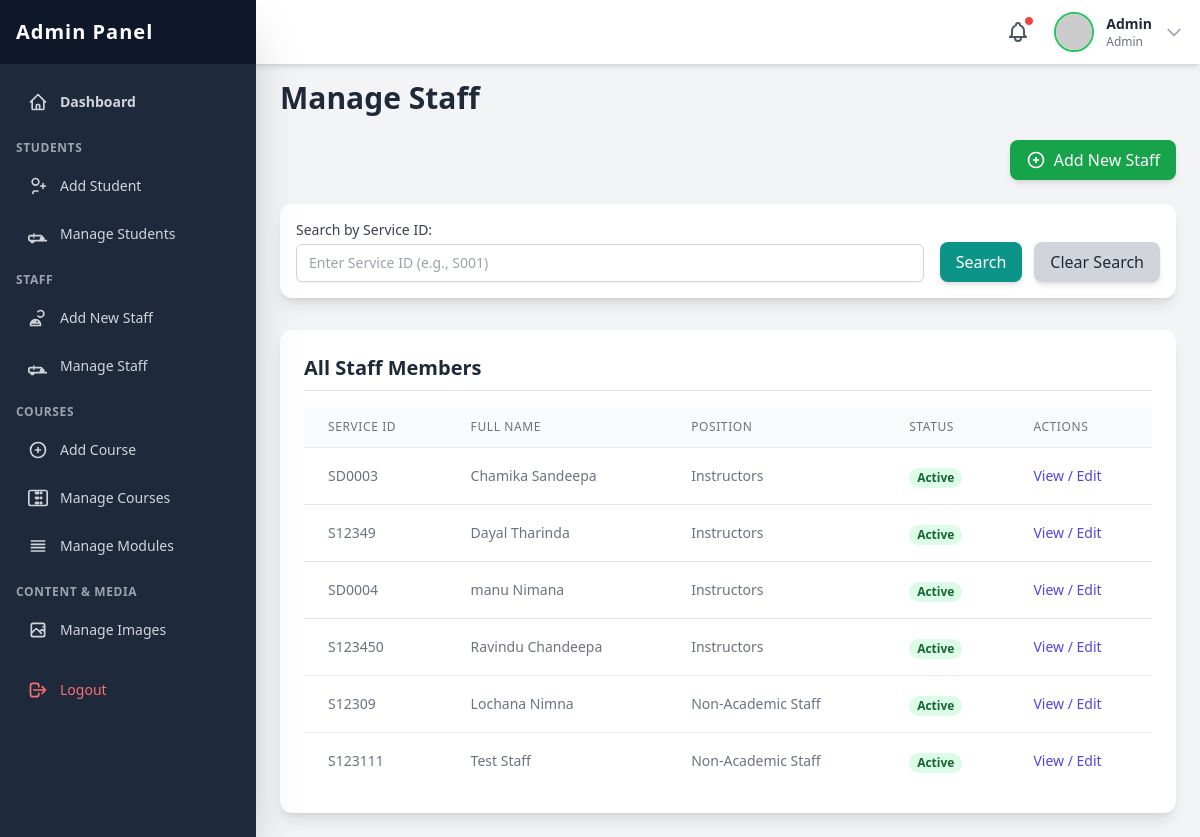
Page /admin/pages/manage_staff.php (signed in) on the earlier database version.
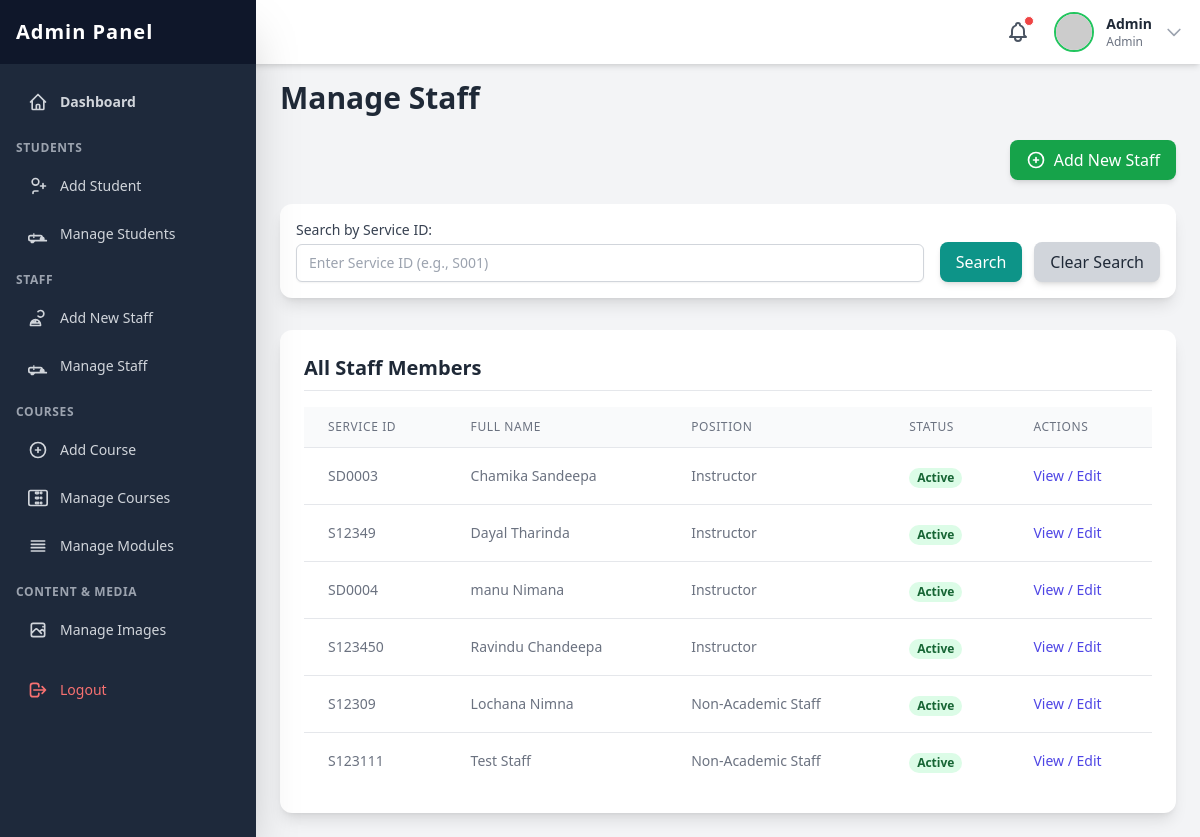
Same page on the later database version.
### tables this page shows
CREATE TABLE `staff` (
  `id` int(11) NOT NULL,
  `staff_id` varchar(20) NOT NULL,
  `service_id` varchar(20) NOT NULL,
  `first_name` varchar(50) NOT NULL,
  `last_name` varchar(50) NOT NULL,
  `nic` varchar(15) NOT NULL,
  `contact_no` varchar(15) DEFAULT NULL,
  `email` varchar(100) DEFAULT NULL,
  `gender` varchar(10) NOT NULL,
  `password` varchar(255) NOT NULL,
  `position` varchar(100) NOT NULL,
  `course_no` varchar(20) DEFAULT NULL,
  `profile_photo` varchar(255) DEFAULT NULL,
  `status` enum('active','inactive') NOT NULL DEFAULT 'active',
  `login_status` tinyint(1) DEFAULT 0
);

### admin/pages/manage_staff.php (the view, shortened to what the changed rows need)
<?php
include_once('../include/header.php');
include_once('../../include/connection.php');
$search_service_id = '';
$base_query = "SELECT * FROM staff";
$base_query .= " ORDER BY position ASC, first_name ASC";
$stmt = $con->prepare($base_query);
if ($stmt) {
    $stmt->execute();
    $result = $stmt->get_result();
} else {
    echo '<div class="bg-red-100 border-l-4 border-red-500 text-red-700 p-4 rounded-lg mb-6" role="alert">';
    echo '<p class="font-bold">Error!</p>';
    echo '<p>Failed to prepare database query: ' . $con->error . '</p>';
    echo '</div>';
    $result = false;
}
?>
<h2 class="text-3xl font-bold text-gray-800 mb-6">Manage Staff</h2>
<div class="bg-white p-6 rounded-xl shadow-lg mt-8">
    <div class="overflow-x-auto">
        <table class="min-w-full divide-y divide-gray-200">
            <thead class="bg-gray-50">
                <tr>
                    <th scope="col" class="px-6 py-3 text-left text-xs font-medium text-gray-500 uppercase tracking-wider">Service ID</th>
                    <th scope="col" class="px-6 py-3 text-left text-xs font-medium text-gray-500 uppercase tracking-wider">Full Name</th>
                    <th scope="col" class="px-6 py-3 text-left text-xs font-medium text-gray-500 uppercase tracking-wider">Position</th>
                    <th scope="col" class="px-6 py-3 text-left text-xs font-medium text-gray-500 uppercase tracking-wider">Status</th>
                    <th scope="col" class="px-6 py-3 text-left text-xs font-medium text-gray-500 uppercase tracking-wider">Actions</th>
                </tr>
            </thead>
            <tbody class="bg-white divide-y divide-gray-200">
                <?php
                if ($result && $result->num_rows > 0) {
                    while ($staff = $result->fetch_assoc()) {
                ?>
                <tr>
                    <td class="px-6 py-4 whitespace-nowrap text-sm text-gray-500"><?php echo htmlspecialchars($staff['service_id']); ?></td>
                    <td class="px-6 py-4 whitespace-nowrap text-sm text-gray-500"><?php echo htmlspecialchars($staff['first_name'] . ' ' . $staff['last_name']); ?></td>
                    <td class="px-6 py-4 whitespace-nowrap text-sm text-gray-500"><?php echo htmlspecialchars($staff['position']); ?></td>
                    <td class="px-6 py-4 whitespace-nowrap">
                        <?php if ($staff['status'] == 'active'): ?>
                            <span class="px-2 inline-flex text-xs leading-5 font-semibold rounded-full bg-green-100 text-green-800">Active</span>
                        <?php else: ?>
                            <span class="px-2 inline-flex text-xs leading-5 font-semibold rounded-full bg-red-100 text-red-800">Inactive</span>
                        <?php endif; ?>
                    </td>
                    <td class="px-6 py-4 whitespace-nowrap text-sm font-medium">
                        <a href="view_staff_details.php?staff_id=<?php echo htmlspecialchars($staff['staff_id']); ?>" class="text-indigo-600 hover:text-indigo-900">
                           View / Edit
                        </a>
                    </td>
                </tr>
                <?php
                    }
                } else {
                     $no_results_message = "No staff members found.";
                    if ($search_service_id) {
                         $no_results_message = "No staff members found matching that Service ID.";
                    }
                    echo '<tr><td colspan="6" class="px-6 py-12 text-center text-gray-500">' . $no_results_message . '</td></tr>';
                }
                ?>
            </tbody>
        </table>
    </div>
</div>
<?php include_once('../include/footer.php'); ?>

Differences in the rows shown:
changed staff "SD0003": position "Instructors" → "Instructor"
changed staff "Dayal Tharinda": position "Instructors" → "Instructor"
changed staff "SD0004": position "Instructors" → "Instructor"
changed staff "Ravindu Chandeepa": position "Instructors" → "Instructor"
